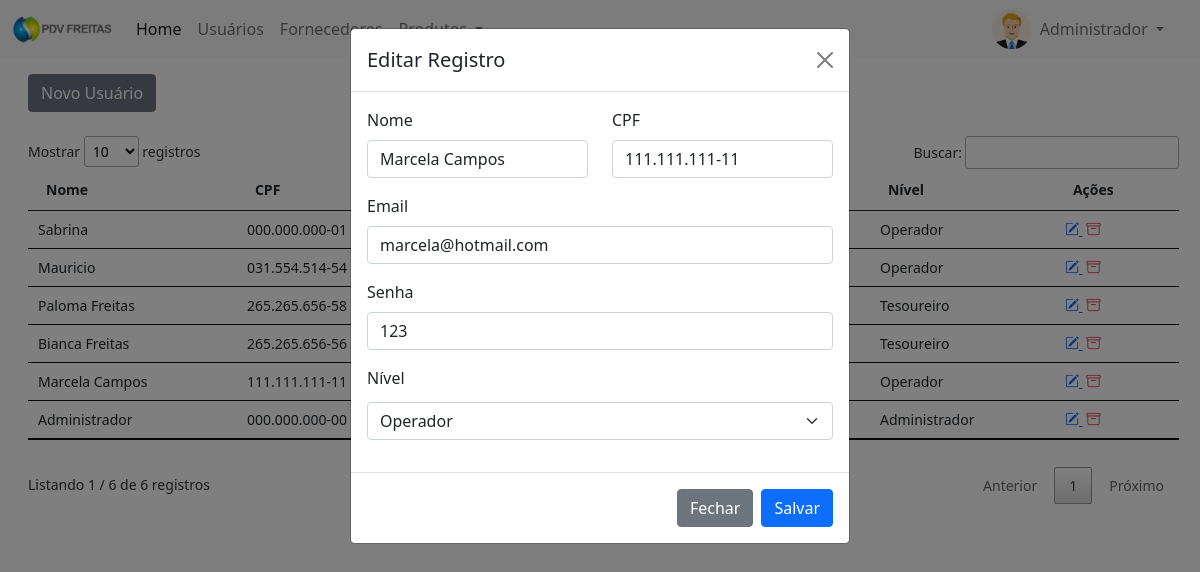
The app's page /pdv/painel-adm/index.php?pagina=usuarios&funcao=editar&id=2 (signed in) with its own data.
### tables this page shows
CREATE TABLE `usuarios` (
  `id` int(11) NOT NULL,
  `nome` varchar(50) NOT NULL,
  `email` varchar(50) NOT NULL,
  `cpf` varchar(20) NOT NULL,
  `senha` varchar(20) NOT NULL,
  `nivel` varchar(20) NOT NULL
);

### pdv/painel-adm/usuarios.php (the view, shortened to what this page needs)
<?php
$pag = 'usuarios';
require_once('../conexao.php');
?>
<a href="index.php?pagina=<?php echo $pag ?>&funcao=novo" type="button" class="btn btn-secondary mt-2">Novo Usuário</a>
<div class="mt-4" style="margin-right:25px">
	<?php
	$query = $pdo->query("SELECT * from usuarios order by id desc");
	$res = $query->fetchAll(PDO::FETCH_ASSOC);
	$total_reg = @count($res);
	if($total_reg > 0){
		?>
		<small>
			<table id="example" class="table table-hover my-4" style="width:100%">
				<thead>
					<tr>
						<th>Nome</th>
						<th>CPF</th>
						<th>Email</th>
						<th>Senha</th>
						<th>Nível</th>
						<th>Ações</th>
					</tr>
				</thead>
				<tbody>
					<?php
					for($i=0; $i < $total_reg; $i++){
							?>
						<tr>
							<td><?php echo $res[$i]['nome'] ?></td>
							<td><?php echo $res[$i]['cpf'] ?></td>
							<td><?php echo $res[$i]['email'] ?></td>
							<td><?php echo $res[$i]['senha'] ?></td>
							<td><?php echo $res[$i]['nivel'] ?></td>
							<td>
								<a href="index.php?pagina=<?php echo $pag ?>&funcao=editar&id=<?php echo $res[$i]['id'] ?>" title="Editar Registro">
									<i class="bi bi-pencil-square text-primary"></i>
								</a>
								<a href="index.php?pagina=<?php echo $pag ?>&funcao=deletar&id=<?php echo $res[$i]['id'] ?>" title="Excluir Registro">
									<i class="bi bi-archive text-danger mx-1"></i>
								</a>
							</td>
						</tr>
					<?php } ?>
				</tbody>
			</table>
		</small>
	<?php }else{
		echo '<p>Não existem dados para serem exibidos!!';
	} ?>
</div>
<?php
if(@$_GET['funcao'] == "editar"){
	$titulo_modal = 'Editar Registro';
	$query = $pdo->query("SELECT * from usuarios where id = '$_GET[id]'");
	$res = $query->fetchAll(PDO::FETCH_ASSOC);
	$total_reg = @count($res);
	if($total_reg > 0){
		$nome = $res[0]['nome'];
		$email = $res[0]['email'];
		$cpf = $res[0]['cpf'];
		$senha = $res[0]['senha'];
		$nivel = $res[0]['nivel'];
	}
}else{
	$titulo_modal = 'Inserir Registro';
}
?>
<div class="modal fade" tabindex="-1" id="modalCadastrar" data-bs-backdrop="static">
	<div class="modal-dialog">
		<div class="modal-content">
			<div class="modal-header">
				<h5 class="modal-title"><?php echo $titulo_modal ?></h5>
				<button type="button" class="btn-close" data-bs-dismiss="modal" aria-label="Close"></button>
			</div>
			<form method="POST" id="form">
				<div class="modal-body">
					<div class="row">
						<div class="col-md-6">
							<div class="mb-3">
								<label for="exampleFormControlInput1" class="form-label">Nome</label>
								<input type="text" class="form-control" id="nome" name="nome" placeholder="Nome" required="" value="<?php echo @$nome ?>">
							</div>
						</div>
						<div class="col-md-6">
							<div class="mb-3">
								<label for="exampleFormControlInput1" class="form-label">CPF</label>
								<input type="text" class="form-control" id="cpf" name="cpf" placeholder="CPF" required="" value="<?php echo @$cpf ?>">
							</div>
						</div>
					</div>
					<div class="mb-3">
						<label for="exampleFormControlInput1" class="form-label">Email</label>
						<input type="email" class="form-control" id="email" name="email" placeholder="Email" required="" value="<?php echo @$email ?>">
					</div>
					<div class="mb-3">
						<label for="exampleFormControlInput1" class="form-label">Senha</label>
						<input type="text" class="form-control" id="senha" name="senha" placeholder="Senha" required="" value="<?php echo @$senha ?>">
					</div>
					<div class="mb-3">
						<label for="exampleFormControlInput1" class="form-label">Nível</label>
						<select class="form-select mt-1" aria-label="Default select example" name="nivel">
							<option <?php if(@$nivel == 'Operador'){ ?> selected <?php } ?>  value="Operador">Operador</option>
						</select>
					</div>
				</div>
				<div class="modal-footer">
					<button type="button" id="btn-fechar" class="btn btn-secondary" data-bs-dismiss="modal">Fechar</button>
					<button name="btn-salvar" id="btn-salvar" type="submit" class="btn btn-primary">Salvar</button>
				</div>
			</form>
		</div>
	</div>
</div>

### pdv/painel-adm/index.php (shortened to what this page needs)
<?php
require_once('../conexao.php');
$menu1 = 'home';
$menu2 = 'usuarios';
$menu3 = 'fornecedores';
$query = $pdo->query("SELECT * from usuarios WHERE id = '$_SESSION[id_usuario]'");
$res = $query->fetchAll(PDO::FETCH_ASSOC);
$nome_usu = $res[0]['nome'];
 ?>
<!DOCTYPE html>
<html>
<head>
	<link href="https://cdn.jsdelivr.net/npm/bootstrap@5.0.0-beta1/dist/css/bootstrap.min.css" rel="stylesheet">
	<link rel="stylesheet" type="text/css" href="../vendor/DataTables/datatables.min.css"/>
	<link rel="stylesheet" href="https://cdn.jsdelivr.net/npm/bootstrap-icons@1.3.0/font/bootstrap-icons.css">
</head>
<body>
	<nav class="navbar navbar-expand-lg navbar-light bg-light">
  <div class="container-fluid">
    <a class="navbar-brand" href="index.php">
    	<img src="../img/logo-texto-escuro.png" width="100">
    </a>
    <div class="collapse navbar-collapse" id="navbarSupportedContent">
      <ul class="navbar-nav me-auto mb-2 mb-lg-0">
        <li class="nav-item">
          <a class="nav-link active" aria-current="page" href="index.php?pagina=<?php echo $menu1 ?>">Home</a>
        </li>
        <li class="nav-item">
          <a class="nav-link" href="index.php?pagina=<?php echo $menu2 ?>">Usuários</a>
        </li>
         <li class="nav-item">
          <a class="nav-link" href="index.php?pagina=<?php echo $menu3 ?>">Fornecedores</a>
        </li>
        <li class="nav-item dropdown">
          <a class="nav-link dropdown-toggle" href="#" id="navbarDropdown" role="button" data-bs-toggle="dropdown" aria-expanded="false">
          </a>
        </li>
      </ul>
      <div class="d-flex mx-3">
        <img src="../img/icone-user.png" width="40px" height="40px">
    <div class="collapse navbar-collapse" id="navbarNavDarkDropdown">
      <ul class="navbar-nav">
        <li class="nav-item dropdown">
          <a class="nav-link dropdown-toggle" href="#" id="navbarDarkDropdownMenuLink" role="button" data-bs-toggle="dropdown" aria-expanded="false">
            <?php echo $nome_usu ?>
          </a>
        </li>
      </ul>
    </div>
       </div>
    </div>
  </div>
</nav>
<div class="container-fluid mt-2 mx-3">
<?php
if(@$_GET['pagina'] == $menu1){
	require_once($menu1. '.php');
}
else if(@$_GET['pagina'] == $menu2){
	require_once($menu2. '.php');
}
 ?>
</div>
</body>
</html>

### records on screen
usuarios: nome "Administrador", cpf "000.000.000-00", nivel "Administrador"
usuarios: nome "Sabrina", cpf "000.000.000-01", nivel "Operador"
usuarios: nome "Mauricio", cpf "031.554.514-54", nivel "Operador"
usuarios: nome "Paloma Freitas", cpf "265.265.656-58", nivel "Tesoureiro"
usuarios: nome "Bianca Freitas", cpf "265.265.656-56", nivel "Tesoureiro"
usuarios: nome "Marcela Campos", cpf "111.111.111-11", nivel "Operador", email "marcela@hotmail.com", senha "123"

### other values on screen
$titulo_modal "Editar Registro"
